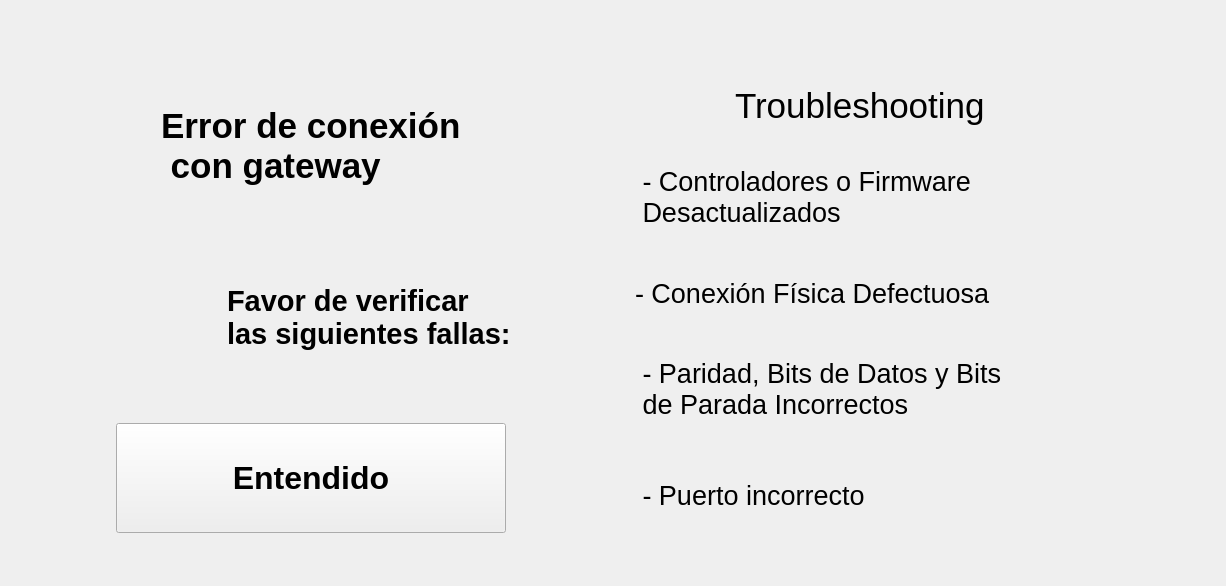
      <widget class="QWidget" name="page_3">
       <layout class="QGridLayout" name="gridLayout_8">
        <item row="0" column="0">
         <layout class="QHBoxLayout" name="horizontalLayout_43">
          <property name="topMargin">
           <number>60</number>
          </property>
          <property name="bottomMargin">
           <number>30</number>
          </property>
          <item>
           <layout class="QVBoxLayout" name="verticalLayout_20">
            <property name="leftMargin">
             <number>50</number>
            </property>
            <item>
             <layout class="QHBoxLayout" name="horizontalLayout_54">
              <property name="spacing">
               <number>30</number>
              </property>
              <item>
               <widget class="QLabel" name="lblTest1_10">
                <property name="minimumSize">
                 <size>
                  <width>70</width>
                  <height>70</height>
                 </size>
                </property>
                <property name="maximumSize">
                 <size>
                  <width>70</width>
                  <height>70</height>
                 </size>
                </property>
                <property name="text">
                 <string/>
                </property>
                <property name="pixmap">
                 <pixmap resource="../resources/resources.qrc">:/resources/microchip.png</pixmap>
                </property>
                <property name="scaledContents">
                 <bool>true</bool>
                </property>
               </widget>
              </item>
              <item>
               <widget class="QLabel" name="lblCode_33">
                <property name="minimumSize">
                 <size>
                  <width>400</width>
                  <height>130</height>
                 </size>
                </property>
                <property name="maximumSize">
                 <size>
                  <width>400</width>
                  <height>130</height>
                 </size>
                </property>
                <property name="font">
                 <font>
                  <pointsize>26</pointsize>
                  <bold>true</bold>
                 </font>
                </property>
                <property name="text">
                 <string>Error de conexión
 con gateway</string>
                </property>
               </widget>
              </item>
             </layout>
            </item>
            <item>
             <layout class="QHBoxLayout" name="horizontalLayout_20">
              <property name="spacing">
               <number>30</number>
              </property>
              <item>
               <widget class="QLabel" name="lblCode_34">
                <property name="minimumSize">
                 <size>
                  <width>70</width>
                  <height>70</height>
                 </size>
                </property>
                <property name="maximumSize">
                 <size>
                  <width>70</width>
                  <height>70</height>
                 </size>
                </property>
                <property name="text">
                 <string/>
                </property>
                <property name="pixmap">
                 <pixmap resource="../resources/resources.qrc">:/resources/magnifying-glass.png</pixmap>
                </property>
                <property name="scaledContents">
                 <bool>true</bool>
                </property>
                <property name="wordWrap">
                 <bool>false</bool>
                </property>
               </widget>
              </item>
              <item>
               <widget class="QLabel" name="label_13">
                <property name="minimumSize">
                 <size>
                  <width>300</width>
                  <height>180</height>
                 </size>
                </property>
                <property name="maximumSize">
                 <size>
                  <width>300</width>
                  <height>180</height>
                 </size>
                </property>
                <property name="font">
                 <font>
                  <pointsize>22</pointsize>
                  <bold>true</bold>
                 </font>
                </property>
                <property name="styleSheet">
                 <string notr="true"/>
                </property>
                <property name="text">
                 <string>Favor de verificar
las siguientes fallas:</string>
                </property>
               </widget>
              </item>
             </layout>
            </item>
            <item>
             <layout class="QHBoxLayout" name="horizontalLayout_21">
              <item>
               <layout class="QHBoxLayout" name="horizontalLayout_32">
                <property name="spacing">
                 <number>60</number>
                </property>
                <item>
                 <widget class="QPushButton" name="btnGatewayErrorOK">
                  <property name="minimumSize">
                   <size>
                    <width>390</width>
                    <height>110</height>
                   </size>
                  </property>
                  <property name="maximumSize">
                   <size>
                    <width>390</width>
                    <height>110</height>
                   </size>
                  </property>
                  <property name="font">
                   <font>
                    <pointsize>24</pointsize>
                    <bold>true</bold>
                   </font>
                  </property>
                  <property name="styleSheet">
                   <string notr="true">QPushButton {
	
	color: rgb(255, 255, 255);
	background-color: rgb(11, 186, 78);
     border: 4px solid rgb(11, 186, 78); /* Borde para el QStackedWidget */
    border-radius: 25px; /* Bordes redondeados solo para el QStackedWidget */
    padding: 5px; /* Opcional: agrega espacio interno */
}

QPushButton &gt; * {
    border: none; /* Asegura que los elementos dentro del QStackedWidget no hereden el borde */
    border-radius: 0px; /* Restablece el border-radius para los elementos internos */
    background-color: transparent; /* Opción para mantener el fondo de los elementos internos */
}</string>
                  </property>
                  <property name="text">
                   <string>Entendido</string>
                  </property>
                 </widget>
                </item>
               </layout>
              </item>
             </layout>
            </item>
           </layout>
          </item>
          <item>
           <spacer name="horizontalSpacer_44">
            <property name="orientation">
             <enum>Qt::Horizontal</enum>
            </property>
            <property name="sizeType">
             <enum>QSizePolicy::Expanding</enum>
            </property>
            <property name="sizeHint" stdset="0">
             <size>
              <width>68</width>
              <height>20</height>
             </size>
            </property>
           </spacer>
          </item>
          <item>
           <layout class="QVBoxLayout" name="verticalLayout_7">
            <item>
             <layout class="QHBoxLayout" name="horizontalLayout_55">
              <property name="spacing">
               <number>30</number>
              </property>
              <item>
               <widget class="QLabel" name="lblTest1_11">
                <property name="minimumSize">
                 <size>
                  <width>70</width>
                  <height>70</height>
                 </size>
                </property>
                <property name="maximumSize">
                 <size>
                  <width>70</width>
                  <height>70</height>
                 </size>
                </property>
                <property name="text">
                 <string/>
                </property>
                <property name="pixmap">
                 <pixmap resource="../resources/resources.qrc">:/resources/warning.png</pixmap>
                </property>
                <property name="scaledContents">
                 <bool>true</bool>
                </property>
               </widget>
              </item>
              <item>
               <widget class="QLabel" name="lblCode_35">
                <property name="minimumSize">
                 <size>
                  <width>450</width>
                  <height>30</height>
                 </size>
                </property>
                <property name="font">
                 <font>
                  <pointsize>26</pointsize>
                 </font>
                </property>
                <property name="text">
                 <string>Troubleshooting</string>
                </property>
               </widget>
              </item>
             </layout>
            </item>
            <item>
             <layout class="QVBoxLayout" name="verticalLayout_8">
              <item>
               <widget class="QLabel" name="label_14">
                <property name="minimumSize">
                 <size>
                  <width>580</width>
                  <height>100</height>
                 </size>
                </property>
                <property name="maximumSize">
                 <size>
                  <width>580</width>
                  <height>100</height>
                 </size>
                </property>
                <property name="font">
                 <font>
                  <pointsize>20</pointsize>
                 </font>
                </property>
                <property name="text">
                 <string> - Controladores o Firmware
 Desactualizados</string>
                </property>
               </widget>
              </item>
              <item>
               <widget class="QLabel" name="label_17">
                <property name="minimumSize">
                 <size>
                  <width>580</width>
                  <height>80</height>
                 </size>
                </property>
                <property name="maximumSize">
                 <size>
                  <width>580</width>
                  <height>80</height>
                 </size>
                </property>
                <property name="font">
                 <font>
                  <pointsize>20</pointsize>
                 </font>
                </property>
                <property name="text">
                 <string>- Conexión Física Defectuosa</string>
                </property>
               </widget>
              </item>
              <item>
               <widget class="QLabel" name="label_18">
                <property name="minimumSize">
                 <size>
                  <width>580</width>
                  <height>100</height>
                 </size>
                </property>
                <property name="maximumSize">
                 <size>
                  <width>580</width>
                  <height>100</height>
                 </size>
                </property>
                <property name="font">
                 <font>
                  <pointsize>20</pointsize>
                 </font>
                </property>
                <property name="text">
                 <string> - Paridad, Bits de Datos y Bits
 de Parada Incorrectos</string>
                </property>
               </widget>
              </item>
              <item>
               <widget class="QLabel" name="label_24">
                <property name="minimumSize">
                 <size>
                  <width>580</width>
                  <height>100</height>
                 </size>
                </property>
                <property name="maximumSize">
                 <size>
                  <width>580</width>
                  <height>100</height>
                 </size>
                </property>
                <property name="font">
                 <font>
                  <pointsize>20</pointsize>
                 </font>
                </property>
                <property name="text">
                 <string> - Puerto incorrecto</string>
                </property>
               </widget>
              </item>
             </layout>
            </item>
           </layout>
          </item>
         </layout>
        </item>
       </layout>
      </widget>
